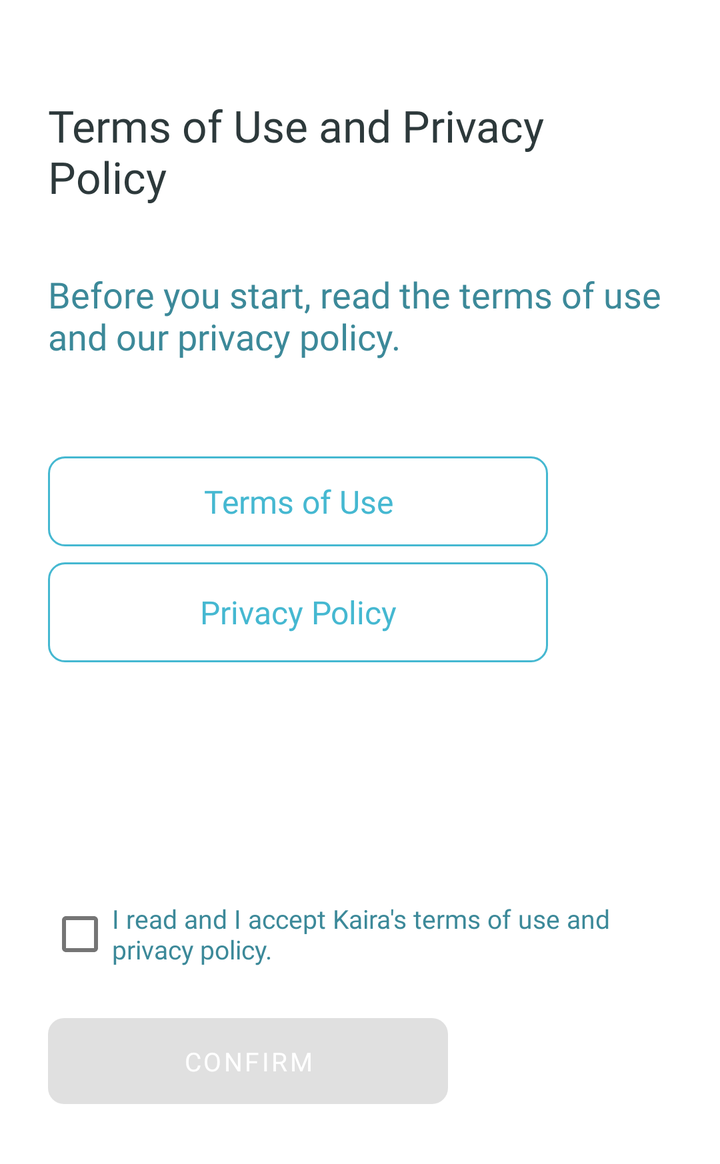
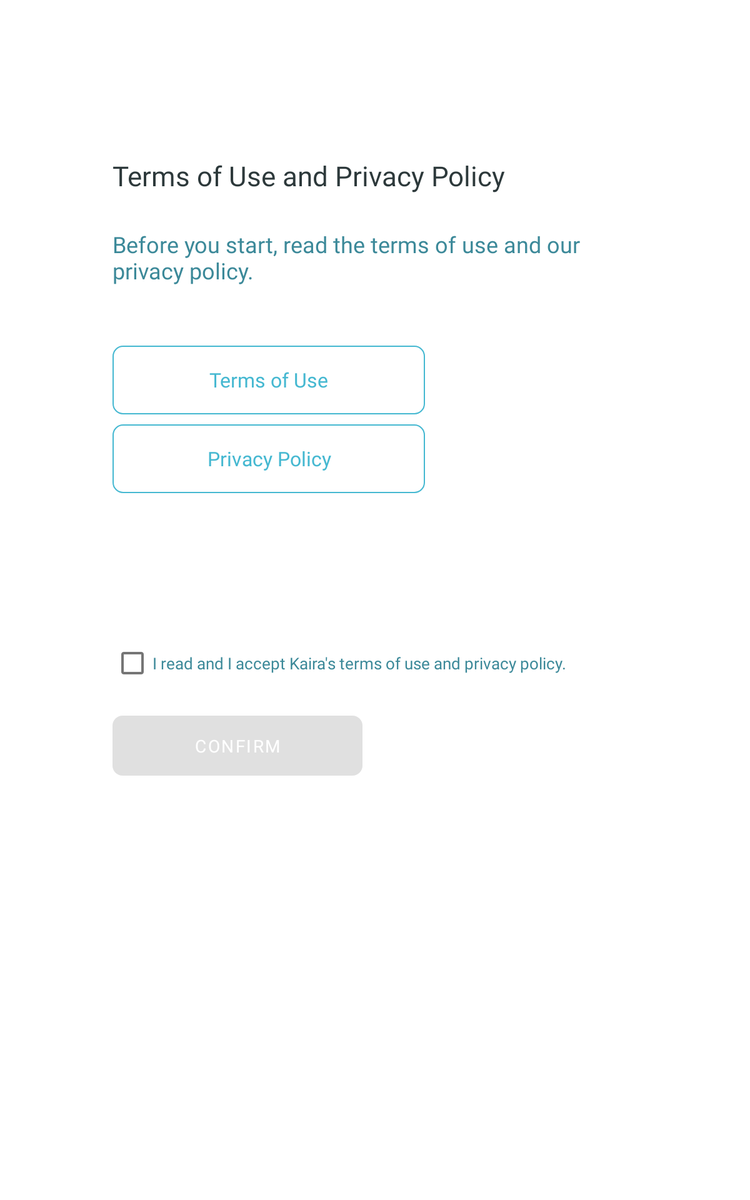

Two renders of one Android screen. The first uses the default layout on a phone; the second uses the alternative layout the repository ships for a different screen configuration, on a matching device. The two XML files are below.
<!-- AndroidManifest.xml: application theme Theme.Kaira -->
<!-- res/layout/activity_terms_condition.xml -->
<?xml version="1.0" encoding="utf-8"?>
<layout xmlns:android="http://schemas.android.com/apk/res/android"
    xmlns:app="http://schemas.android.com/apk/res-auto"
    xmlns:tools="http://schemas.android.com/tools">
    <ScrollView
        android:layout_width="match_parent"
        android:layout_height="wrap_content"
        android:layout_margin="24dp">
        <androidx.constraintlayout.widget.ConstraintLayout
            android:layout_width="match_parent"
            android:layout_height="match_parent"
            tools:context=".termsconditions.TermsConditionActivity">


            <com.google.android.material.textview.MaterialTextView
                android:id="@+id/textView4"
                style="@style/Heading01"
                android:layout_width="match_parent"
                android:layout_height="wrap_content"
                android:text="@string/terms_title"
                android:layout_marginTop="24dp"
                app:layout_constraintStart_toStartOf="parent"
                app:layout_constraintTop_toTopOf="parent" />

            <com.google.android.material.textview.MaterialTextView
                android:id="@+id/textView3"
                style="@style/Text01"
                android:gravity="left"
                android:layout_width="match_parent"
                android:layout_height="wrap_content"
                android:layout_marginTop="32dp"
                app:layout_constraintStart_toStartOf="parent"
                app:layout_constraintTop_toBottomOf="@+id/textView4"
                android:text="@string/terms_message" />


            <com.google.android.material.textview.MaterialTextView
                android:id="@+id/terms_of_use_btn"
                style="@style/Text02_button"
                android:layout_width="250dp"
                android:layout_height="45dp"
                android:layout_marginTop="48dp"
                android:background="@drawable/blue_button_border"
                android:gravity="center"
                android:text="@string/terms_use"
                app:layout_constraintStart_toStartOf="parent"
                app:layout_constraintTop_toBottomOf="@+id/textView3" />

            <com.google.android.material.textview.MaterialTextView
                android:id="@+id/privacy_policy_btn"
                style="@style/Text02_button"
                android:layout_width="250dp"
                android:layout_height="50dp"
                android:layout_marginTop="8dp"
                android:background="@drawable/blue_button_border"
                android:gravity="center"
                android:text="@string/terms_privacy"
                app:layout_constraintStart_toStartOf="parent"
                app:layout_constraintTop_toBottomOf="@+id/terms_of_use_btn" />

            <com.google.android.material.checkbox.MaterialCheckBox
                android:id="@+id/policy_checkbox"
                style="@style/Text04"
                android:layout_width="match_parent"
                android:layout_height="wrap_content"
                android:layout_marginTop="112dp"
                android:text="@string/terms_approve"
                app:layout_constraintEnd_toEndOf="parent"
                app:layout_constraintHorizontal_bias="0.0"
                app:layout_constraintStart_toStartOf="parent"
                app:layout_constraintTop_toBottomOf="@+id/privacy_policy_btn" />

            <com.google.android.material.button.MaterialButton
                android:id="@+id/confirm_btn"
                style="@style/Text03_button"
                android:layout_width="200dp"
                android:layout_height="55dp"
                android:layout_marginTop="12dp"
                app:cornerRadius="8dp"
                android:enabled="false"
                android:text="@string/action_confirm"
                android:textColor="@android:color/white"
                app:layout_constraintStart_toStartOf="parent"
                app:layout_constraintTop_toBottomOf="@+id/policy_checkbox" />


        </androidx.constraintlayout.widget.ConstraintLayout>
    </ScrollView>

</layout>
<!-- resources referenced by this layout -->
<resources>
  <!-- drawable blue_button_border (drawable) -->
  <?xml version="1.0" encoding="utf-8"?>
  <shape xmlns:android="http://schemas.android.com/apk/res/android"
      android:shape="rectangle">
  
      <stroke android:color="@color/kairaAccent"
          android:width="1dp"/>
      <corners android:radius="8dp"/>
      <solid android:color="@android:color/transparent"/>
  
  </shape>
  <string name="action_confirm">Confirm</string>
  <string name="terms_approve">I read and I accept Kaira\'s terms of use and privacy policy.</string>
  <string name="terms_message">Before you start, read the terms of use and our privacy policy.</string>
  <string name="terms_privacy">Privacy Policy</string>
  <string name="terms_title">Terms of Use and Privacy Policy</string>
  <string name="terms_use">Terms of Use</string>
  <style name="Heading01">
          
          
          <item name="android:fontFamily">@font/avenir_next_bold</item>
          <item name="android:textSize">22sp</item>
          <item name="android:textColor">@color/kairaLabel</item>
      </style>
  <style name="Text01">
          
          
          <item name="android:fontFamily">@font/avenir_next_medium_font</item>
          <item name="android:textSize">18sp</item>
          <item name="android:textColor">@color/kairaSecLabel</item>
      </style>
  <style name="Text02_button">
          
          
          <item name="android:fontFamily">@font/avenir_next_demi_bold_font</item>
          <item name="android:textSize">16sp</item>
          <item name="android:textColor">@color/kairaAccent</item>
      </style>
  <style name="Text03_button">
          
          
          <item name="android:fontFamily">@font/avenir_next_demi_bold_font</item>
          <item name="android:textSize">13sp</item>
          <item name="android:textColor">@android:color/white</item>
      </style>
  <style name="Text04">
          
          <item name="android:fontFamily">@font/avenir_next_medium_font</item>
          <item name="android:textSize">13sp</item>
          <item name="android:textColor">@color/kairaSecLabel</item>
      </style>
  <style name="Theme.Kaira" parent="Theme.MaterialComponents.DayNight.NoActionBar">
          
          <item name="colorPrimary">@color/colorPrimary</item>
          <item name="colorPrimaryVariant">@color/colorPrimaryVariant</item>
          <item name="colorOnPrimary">@color/colorOnPrimary</item>
          <item name="colorPrimaryDark">@color/colorPrimaryDark</item>
          
          <item name="colorSecondary">@color/colorPrimary</item>
          <item name="colorSecondaryVariant">@color/colorPrimaryVariant</item>
          <item name="colorOnSecondary">@color/colorOnPrimary</item>
      </style>
  <color name="kairaAccent">#45b8d1</color>
  <color name="kairaLabel">#2d393b</color>
  <color name="kairaSecLabel">#3c8999</color>
  <color name="colorPrimary">@color/kairaAccent</color>
  <color name="colorPrimaryVariant">@color/kairaSecLabel</color>
  <color name="colorOnPrimary">@color/kairaLabel</color>
  <color name="colorPrimaryDark">@color/kairaAccent</color>
</resources>
<!-- res/layout-sw600dp/activity_terms_condition.xml (the repository's variant of the layout above) -->
<!-- drawn on a 7-inch tablet held upright -->
<?xml version="1.0" encoding="utf-8"?>
<layout xmlns:android="http://schemas.android.com/apk/res/android"
    xmlns:app="http://schemas.android.com/apk/res-auto"
    xmlns:tools="http://schemas.android.com/tools">
    <ScrollView
        android:layout_width="match_parent"
        android:layout_height="match_parent">
        <androidx.constraintlayout.widget.ConstraintLayout
            android:layout_width="match_parent"
            android:layout_height="wrap_content"
            tools:context=".termsconditions.TermsConditionActivity">


            <androidx.constraintlayout.widget.Guideline
                android:id="@+id/guideline"
                android:layout_width="wrap_content"
                android:layout_height="wrap_content"
                android:orientation="horizontal"
                app:layout_constraintGuide_percent="0.20" />



            <androidx.constraintlayout.widget.Guideline
                android:id="@+id/guideline_left"
                android:layout_width="wrap_content"
                android:layout_height="wrap_content"
                android:orientation="vertical"
                app:layout_constraintGuide_percent="0.15" />

            <androidx.constraintlayout.widget.Guideline
                android:id="@+id/guideline_right"
                android:layout_width="wrap_content"
                android:layout_height="wrap_content"
                android:orientation="vertical"
                app:layout_constraintGuide_percent="0.85" />

            <com.google.android.material.textview.MaterialTextView
                android:id="@+id/textView4"
                style="@style/Heading01"
                android:layout_width="0dp"
                android:layout_height="wrap_content"
                android:text="@string/terms_title"
                app:layout_constraintEnd_toStartOf="@+id/guideline_right"
                app:layout_constraintStart_toStartOf="@+id/guideline_left"
                app:layout_constraintTop_toBottomOf="@+id/guideline" />


            <com.google.android.material.textview.MaterialTextView
                android:id="@+id/textView3"
                style="@style/Text01"
                android:layout_width="0dp"
                android:layout_height="wrap_content"
                android:layout_marginTop="28dp"
                android:gravity="left"
                android:text="@string/terms_message"
                app:layout_constraintEnd_toStartOf="@id/guideline_right"
                app:layout_constraintStart_toStartOf="@+id/guideline_left"
                app:layout_constraintTop_toBottomOf="@+id/textView4" />

            <com.google.android.material.textview.MaterialTextView
                android:id="@+id/terms_of_use_btn"
                style="@style/Text02_button"
                android:layout_width="250dp"
                android:layout_height="55dp"
                android:layout_marginTop="48dp"
                android:background="@drawable/blue_button_border"
                android:gravity="center"
                android:text="@string/terms_use"
                android:textSize="16sp"
                app:layout_constraintStart_toStartOf="@+id/guideline_left"
                app:layout_constraintTop_toBottomOf="@+id/textView3" />

            <com.google.android.material.textview.MaterialTextView
                android:id="@+id/privacy_policy_btn"
                style="@style/Text02_button"
                android:layout_width="250dp"
                android:layout_height="55dp"
                android:layout_marginTop="8dp"
                android:background="@drawable/blue_button_border"
                android:gravity="center"
                android:textSize="16sp"
                android:text="@string/terms_privacy"
                app:layout_constraintStart_toStartOf="@+id/guideline_left"
                app:layout_constraintTop_toBottomOf="@+id/terms_of_use_btn" />

            <com.google.android.material.checkbox.MaterialCheckBox
                android:id="@+id/policy_checkbox"
                style="@style/Text04"
                android:layout_width="0dp"
                android:layout_height="wrap_content"
                android:layout_marginTop="112dp"
                android:text="@string/terms_approve"
                app:layout_constraintEnd_toStartOf="@id/guideline_right"
                app:layout_constraintStart_toStartOf="@+id/guideline_left"
                app:layout_constraintTop_toBottomOf="@+id/privacy_policy_btn" />

            <com.google.android.material.button.MaterialButton
                android:id="@+id/confirm_btn"
                style="@style/Text03_button"
                android:layout_width="200dp"
                android:layout_height="60dp"
                android:layout_marginTop="12dp"
                android:enabled="false"
                android:text="@string/action_confirm"
                android:textColor="@android:color/white"
                app:cornerRadius="8dp"
                android:textSize="14sp"
                app:layout_constraintStart_toStartOf="@+id/guideline_left"
                app:layout_constraintTop_toBottomOf="@+id/policy_checkbox" />


        </androidx.constraintlayout.widget.ConstraintLayout>
    </ScrollView>


</layout>
